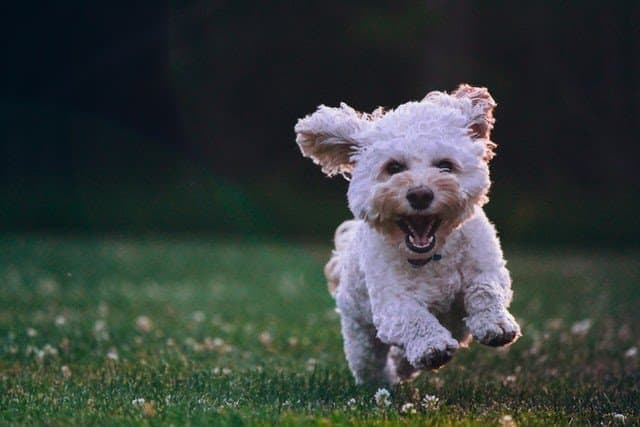
//> input picture opencvTest/useImage/dog.jpg, 640 x 427 px
$ ./main   (built with g++ and OpenCV 4)
//> lines starting //> are read from the running program, lines starting //| are printed output that depends on the picture
#include <opencv2/opencv.hpp>
#include <iostream>
#include <vector>
int main() {
	// read image
	cv::Mat image = cv::imread("dog.jpg");
//> image is the input picture: 427 rows x 640 cols, CV_8UC3; mean B, G, R 59.6, 63.1, 55.2
	if (image.empty()){
		std::cout << "Could not read image" << std::endl;
	}

	cv::Mat mapX = cv::Mat::zeros(image.rows, image.cols, CV_32FC1);
	cv::Mat mapY = cv::Mat::zeros(image.rows, image.cols, CV_32FC1);

	for (int y = 0; y < image.rows; y++) {
		for(int x = 0; x < image.cols; x++) {
			mapX.at<float>(y, x) = (float)x;
			mapY.at<float>(y, x) = (float)image.rows -1 - y; // 상하대칭
		}
	}
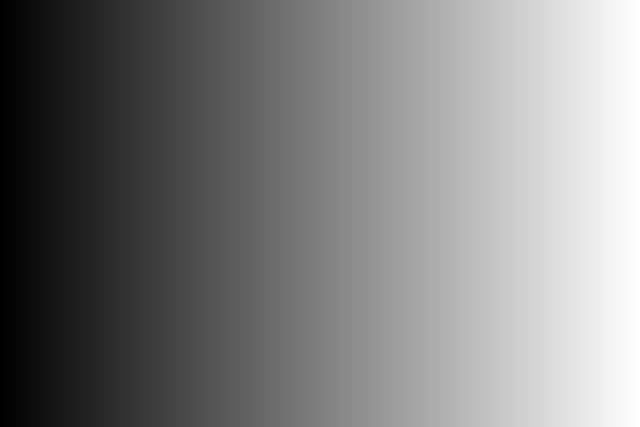
//> mapX: 427 rows x 640 cols, CV_32FC1; min 0, max 639, mean 319.5; drawn with min black and max white
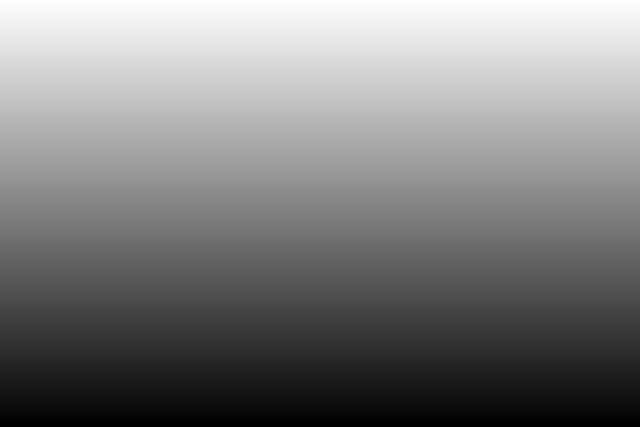
//> mapY: 427 rows x 640 cols, CV_32FC1; min 0, max 426, mean 213; drawn with min black and max white

	cv::Mat remapImg;
	cv::remap(image, remapImg, mapX, mapY, cv::INTER_LINEAR);
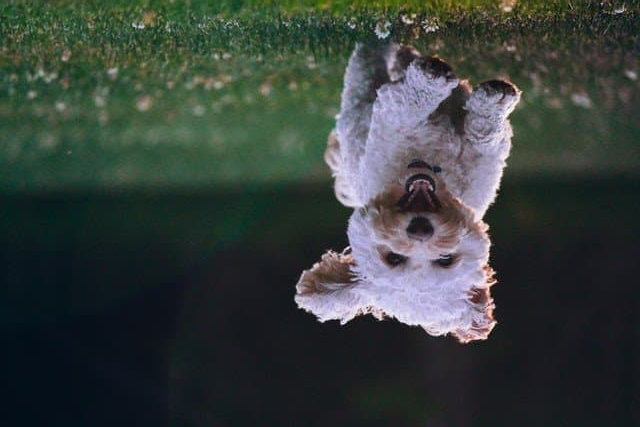
//> remapImg: 427 rows x 640 cols, CV_8UC3; mean B, G, R 59.6, 63.1, 55.2

	cv::imshow("image", image);
	cv::imshow("remap", remapImg);

	cv::imwrite("remap.jpg", remapImg);
	cv::waitKey(0);
	cv::destroyAllWindows();

	return 0;
}

$ run again, with opencvTest/useImage/building.png saved as opencvTest/useImage/dog.jpg
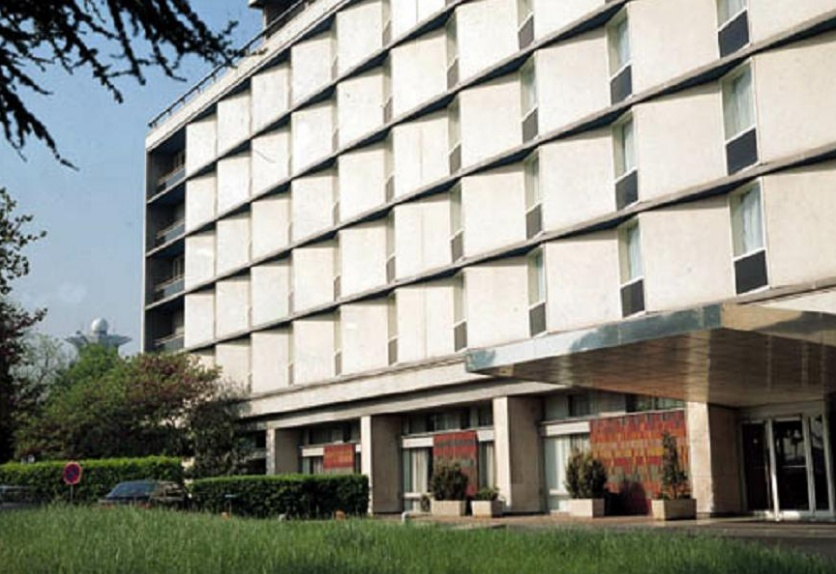
//> input picture opencvTest/useImage/building.png, 836 x 574 px
//> image is the input picture: 574 rows x 836 cols, CV_8UC3; mean B, G, R 134.3, 144, 143.5
//> `cv::remap(image, remapImg, mapX, mapY, cv::INTER_LINEAR);`:
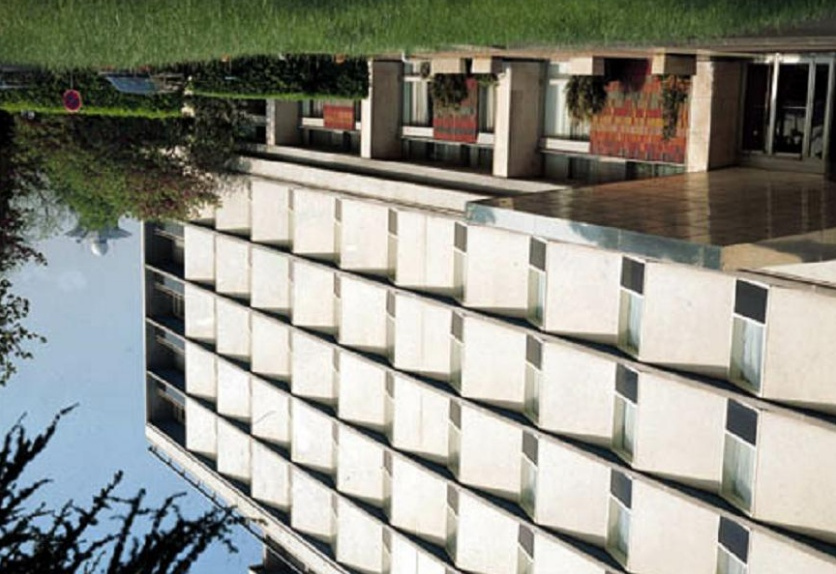
//> remapImg: 574 rows x 836 cols, CV_8UC3; mean B, G, R 134.3, 144, 143.5
